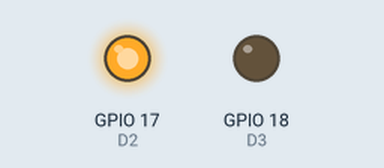
Simulated run of this program. Board: Raspberry Pi (BCM pin numbers). Shown: output pins drawn as LEDs (lit = HIGH). Pins used as bus, display or sensor lines are not drawn.

Above: at 0.5 s.
At 8.0 s:
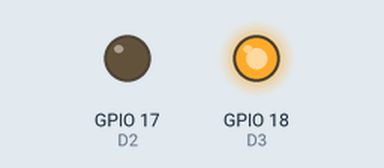
Timing chart, 0 to 19.6 s (numbered marks = the images above):
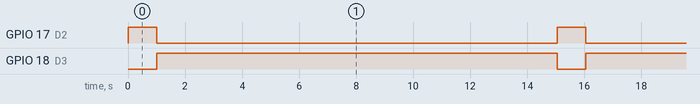

The program:

example02-buzzer__lists_.py
```python
import RPi.GPIO as GPIO
GPIO.setmode(GPIO.BCM)
GPIO.setwarnings(False)
import time
import passivebuzzer

#pin map
D2 = 17
D3 = 18
D4 = 27
D5 = 22
D6 = 23
D7 = 24
D8 = 25
D9 = 4
D10 = 8
A3 = 7

#setup pins
GPIO.setup(D2, GPIO.OUT)
GPIO.setup(D3, GPIO.OUT)
GPIO.setup(D4, GPIO.OUT)

#setup notes
C = 523
D = 587
E = 659
G = 784
notelist = [E,D,C,D,E,E,E,D,D,D,E,G,G,E,D,C,D,E,E,E,E,D,D,E,D,C] #mary had a little lamb

#interact with pins
while True:
    GPIO.output(D2, 1)
    GPIO.output(D3, 0)
    time.sleep(1)
    GPIO.output(D2, 0)
    GPIO.output(D3, 1)
    time.sleep(1)
    for note in notelist:
        passivebuzzer.playnote(D4, note, .5)
```

passivebuzzer.py
```python
#PASSIVE BUZZER LIBRARY
import RPi.GPIO as GPIO
import time

#playnote function takes in:
#   pin (the pin the buzzer is connected to)
#   pitch (the requency of the note to play)
#   duration (how long to play the note, in seconds)
def playnote(pin, pitch, duration):
    delay = (1.0/pitch) * 1/2
    cycles = int(duration * pitch)
    for _ in range(cycles):
        GPIO.output(pin,1)
        time.sleep(delay)
        GPIO.output(pin,0)
        time.sleep(delay)
```

Measured:
- by itself, GPIO 17 (D2): alternates HIGH for 1.0 s and LOW for 14.1 s
- by itself, GPIO 18 (D3): alternates HIGH for 14.1 s and LOW for 1.0 s
